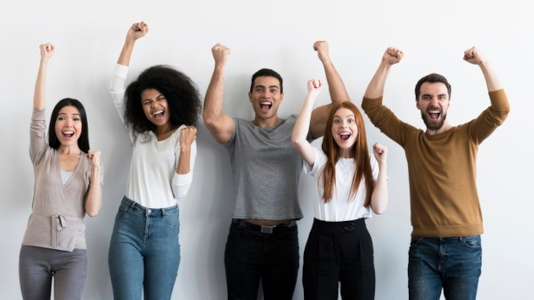
#> input picture fotos/2.jpg, 534 x 300 px; its folder holds 4 pictures in this run
$ python ReconhecimentoOlhos.py
#> lines starting #> are read from the running program, lines starting #| are printed output that depends on the picture; after the words box and inside, x2 and y2 are one past the last pixel; in counts of white or black regions, pixels touching at a corner belong together
import cv2

#Carregamento do arquivo de treinamento de faces e imagens
carregaAlgoritmoFace = cv2.CascadeClassifier('haarcascades/haarcascade_frontalface_default.xml')
carregaAlgoritmoOlho = cv2.CascadeClassifier('haarcascades/haarcascade_eye.xml')
#Escolhendo a imagem que será analisada
for i in range(2,11):
    num = i
    num = str(num)
    imagem = 'fotos/'+num+'.jpg'
    img = cv2.imread(imagem)
#> img is the input picture: shape (300, 534, 3); mean B, G, R 159.2, 160.2, 164.3
    #Deixando a imagem escolhida cinza
    imgCinza = cv2.cvtColor(img,cv2.COLOR_BGR2GRAY)
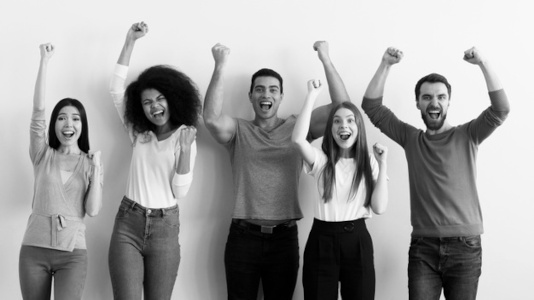
#> imgCinza: shape (300, 534); min 0, max 251, mean 161.3
    faces = carregaAlgoritmoFace.detectMultiScale(imgCinza,scaleFactor=1.015,minNeighbors=7)
#> faces = [[248, 75, 38, 38], [138, 88, 33, 33], [327, 108, 35, 35], [415, 82, 38, 38], [52, 106, 35, 35]]

    for(x, y, l, a) in faces:
        leituraImagem = cv2.rectangle(img,(x,y),(x+l,y+a),(255,0,255),2)
        localOlho = leituraImagem[y:y + a, x:x + l]#retangula da face
        localOlhoCinza = cv2.cvtColor(localOlho, cv2.COLOR_BGR2GRAY)
        detectado = carregaAlgoritmoOlho.detectMultiScale(localOlhoCinza,scaleFactor=1.1,minNeighbors=7,minSize=(30,30),maxSize=(100,100))
        for(x0, y0, l0, a0) in detectado:
            cv2.rectangle(localOlho,(x0,y0),(x0+l0,y0+a0),(0,0,255),2 )
#> this loop made 5 passes
#> pass 1, `localOlho = leituraImagem[y:y + a, x:x + l]#retangula da face`:
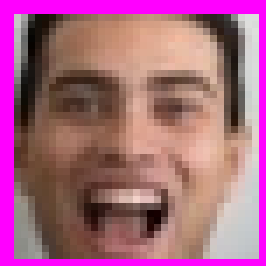
#> localOlho: shape (38, 38, 3) (shown 7 times larger); mean B, G, R 128.1, 100.6, 167.5
#> pass 1, `localOlhoCinza = cv2.cvtColor(localOlho, cv2.COLOR_BGR2GRAY)`:
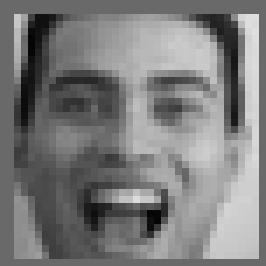
#> localOlhoCinza: shape (38, 38) (shown 7 times larger); min 4, max 223, mean 123.7
#> pass 2, `leituraImagem = cv2.rectangle(img,(x,y),(x+l,y+a),(255,0,255),2)`:
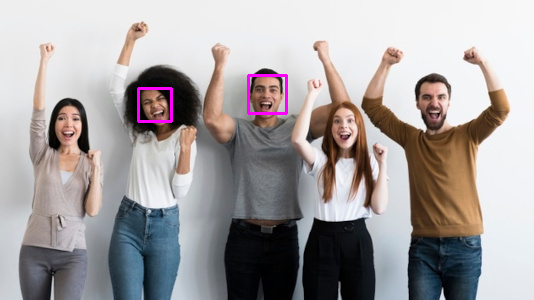
#> leituraImagem: shape (300, 534, 3); mean B, G, R 160.1, 159.8, 165.1
#> after the loop:
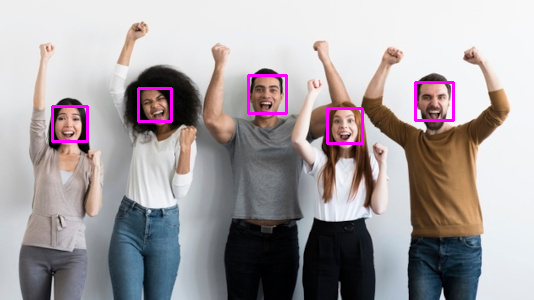
#> img: shape (300, 534, 3); 1.33% of pixels changed, all inside (x1, y1, x2, y2) = (51, 74, 455, 145)
#> after the loop:
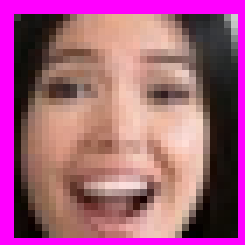
#> localOlho: shape (35, 35, 3) (shown 7 times larger); mean B, G, R 124.4, 92.3, 163.3
#> after the loop:
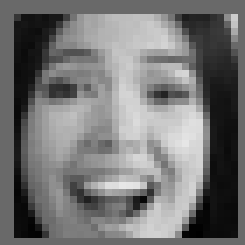
#> localOlhoCinza: shape (35, 35) (shown 7 times larger); min 0, max 231, mean 117.1
    cv2.imshow('Detecta Face e olhos',img)
    cv2.waitKey(0)
    cv2.destroyAllWindows()
#> pass 2 of the loop `for i in range(2,11):`:
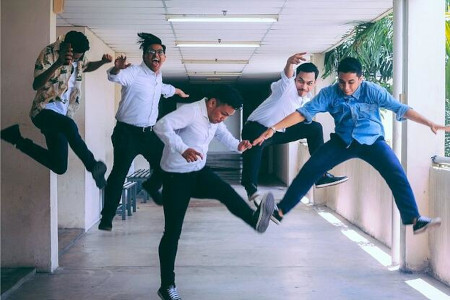
#> input picture fotos/3.jpg, 450 x 300 px
#> img is the input picture: shape (300, 450, 3); mean B, G, R 153.3, 141.4, 132.4
#> `imgCinza = cv2.cvtColor(img,cv2.COLOR_BGR2GRAY)`:
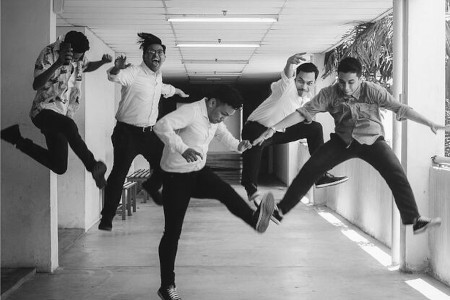
#> imgCinza: shape (300, 450); min 3, max 255, mean 140.1
#> faces = [[291, 72, 27, 27], [333, 73, 26, 26]]
#> the loop `for(x, y, l, a) in faces:` made 2 passes
#> after the loop `for(x, y, l, a) in faces:`:
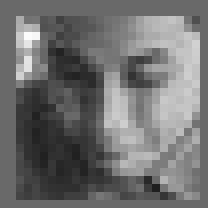
#> localOlhoCinza: shape (26, 26) (shown 8 times larger); min 31, max 252, mean 111.4
#> pass 3 of the loop `for i in range(2,11):`:
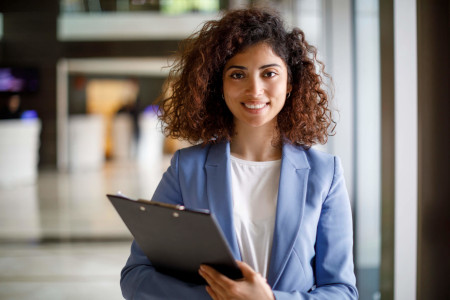
#> input picture fotos/4.jpg, 450 x 300 px
#> img is the input picture: shape (300, 450, 3); mean B, G, R 118.6, 121, 127.2
#> faces = [[213, 44, 83, 83], [144, 126, 70, 70]]
#> the loop `for(x, y, l, a) in faces:` made 2 passes
#> after the loop `for(x, y, l, a) in faces:`:
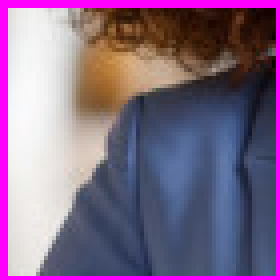
#> localOlho: shape (70, 70, 3) (shown 4 times larger); mean B, G, R 135.2, 105.6, 129.7
#> after the loop `for(x, y, l, a) in faces:`:
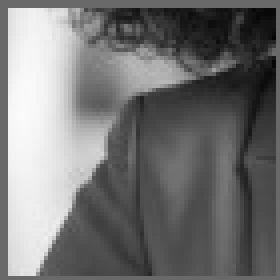
#> localOlhoCinza: shape (70, 70) (shown 4 times larger); min 4, max 251, mean 116.1
#> (the run stopped early here; a loop or call above may not have finished)
